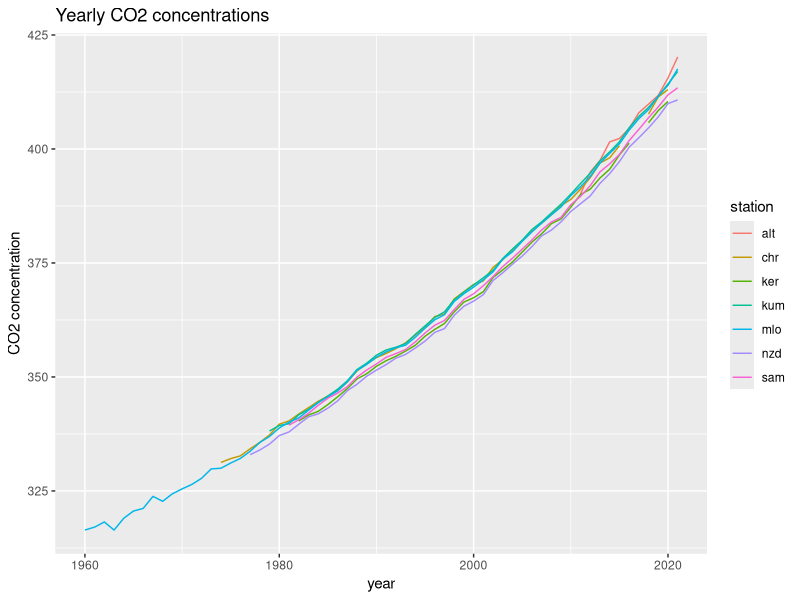

Reproduce this figure in R.
## ---- chunk 1
library(ggplot2)
yearly_co2_tidy = read.csv("./data/yearly_co2_tidy.csv")
ggplot(data = yearly_co2_tidy, aes(x = Yr, y = CO2_concentration, color = station))+
  geom_line() +
  ggtitle("Yearly CO2 concentrations") +
  labs(x = "year", y = "CO2 concentration")
